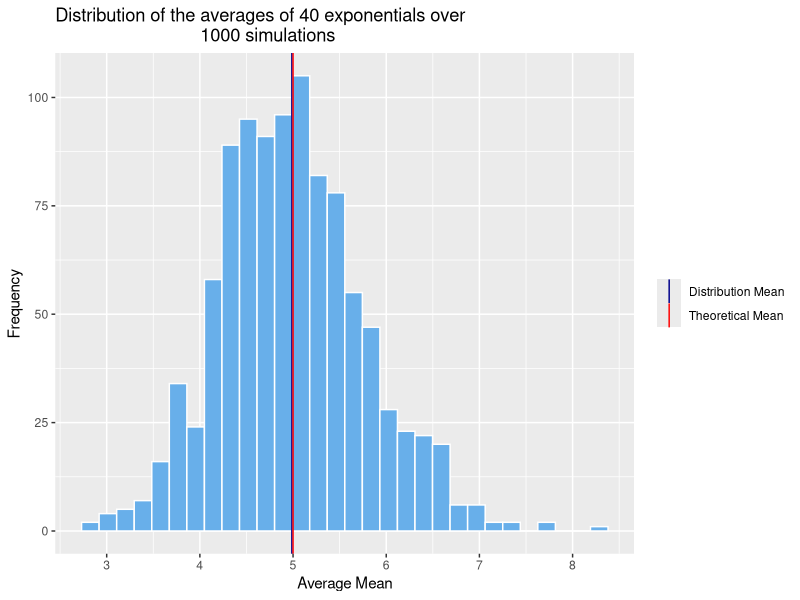
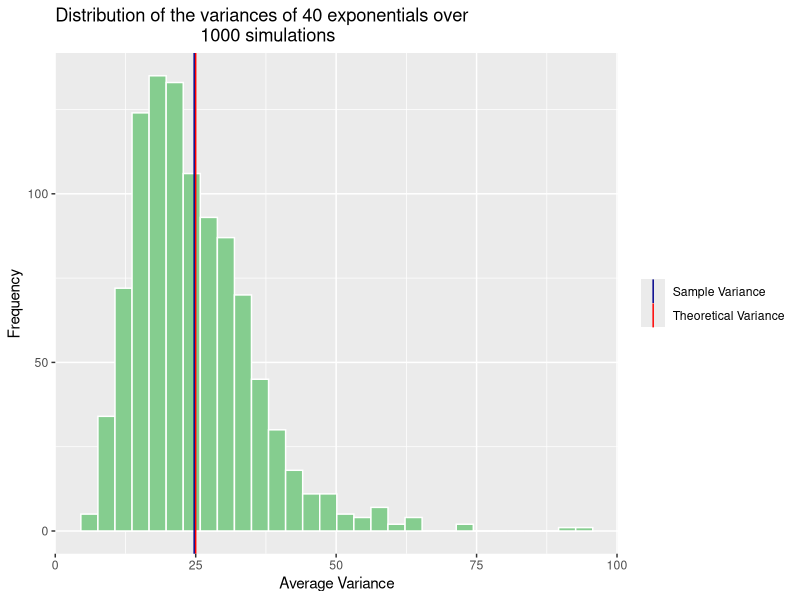
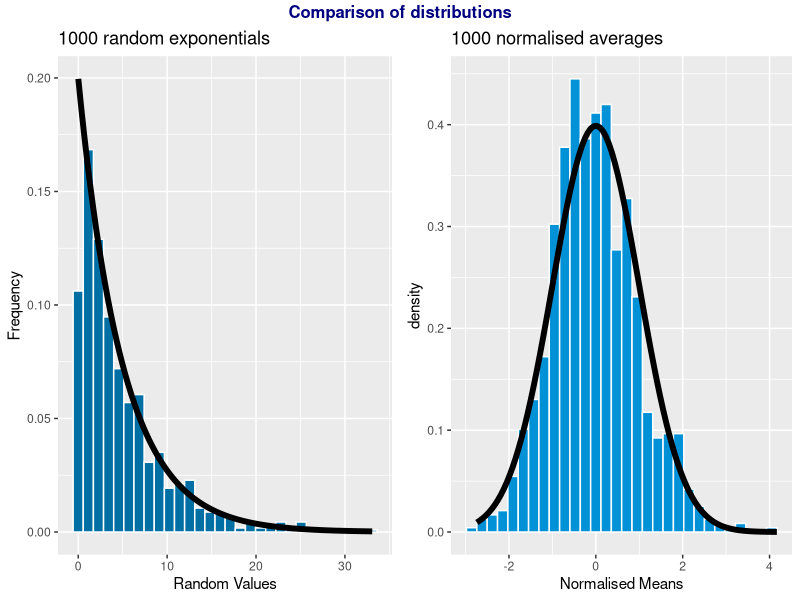

The R source for these figures, in order:
## ---- chunk 1
knitr::opts_chunk$set(echo = FALSE)
## ---- chunk 2
        library(ggplot2)
        library(ggpubr)
## ---- chunk 3
        ## Set up variables to be used in the report
        lambda <- 0.2
        numexp <- 40
        meanexp <- 1/lambda
        varexp <- (1/lambda)^2
## ---- chunk 4
        ## Simulate 40 exponentials one thousand times and find the 
        ## average means and variances.
                set.seed(11)
                means <- NULL
                for (i in 1:1000) means = c(means, mean(rexp(40, 0.2)))
                
                set.seed(12)
                vars <- NULL
                for (i in 1:1000) vars = c(vars, var(rexp(40, 0.2)))
## ---- chunk 5
        ## Calculate the distribution and theoretical means and store in a dataframe
                distMean <- mean(means)
                theoMean <- 1/lambda
                central_means <- data.frame(statistic = c("Distribution Mean", 
                                                          "Theoretical Mean"),
                             value = c(distMean, theoMean))
                
        ## Plot the average means on a histogram and compare to the theoretical mean
                ggplot(data.frame(means), aes(x=means)) + 
                        geom_histogram(col = "white", fill = "#68AFEA") +
                        scale_x_continuous(breaks=seq(0, 10, 1)) +
                        geom_vline(data = central_means, aes(xintercept = value, 
                                                             color = statistic)) +
                        scale_color_manual(values = c("dark blue", "red"), name = NULL) +
                        labs(title="Distribution of the averages of 40 exponentials over 
                             1000 simulations", x = "Average Mean", y = "Frequency")
## ---- chunk 6
        ## Calculate the distribution and theoretical variances and store in a dataframe
                distVar <- mean(vars)
                theoVar <- (1/lambda)^2
                central_mean_var <- data.frame(statistic = c("Sample Variance", 
                            "Theoretical Variance"), value = c(distVar, theoVar))
                
        ## Plot the average variances and compare to the theoretical variance
                ggplot(data.frame(vars), aes(x=vars)) + 
                        geom_histogram(col = "white", fill = "#85CD8F") +
                        geom_vline(data = central_mean_var, aes(xintercept = value, 
                                                                color = statistic)) +
                        scale_color_manual(values = c("dark blue", "red"), name = NULL) +
                        labs(title="Distribution of the variances of 40 exponentials over 
                             1000 simulations", x = "Average Variance", y = "Frequency")
## ---- chunk 7
        se <- sqrt(varexp/numexp)  #standard error        
        norm <- (means-meanexp)/se #normalised averages
## ---- chunk 8
        
        # Plot the distribution of 1000 random exponentials
                set.seed(13)
                distr1000 <- data.frame(outcome = rexp(1000, lambda))
                distr1000_plot <- ggplot(distr1000, aes(x=outcome)) +
                        geom_histogram(aes(y=..density..), col = "white", 
                                       fill = "#006FA4") +
                        stat_function(fun = dexp, args = list(rate=lambda), size = 2) +
                        labs(title = "1000 random exponentials", x = "Random Values", 
                             y = "Frequency")

        # Plot the distribution of the 1000 normalised averages
                distr1000_40_plot <- ggplot(data.frame(norm), aes(x=norm)) +
                        geom_histogram(aes(y=..density..), col = "white", 
                                       fill = "#0091D7") +
                        stat_function(fun = dnorm, size = 2) + 
                        labs(title = "1000 normalised averages", x = "Normalised Means")
        
        # Display in one panel
                distr_panel <- ggarrange(distr1000_plot, distr1000_40_plot, align = "h")
                annotate_figure(distr_panel,
                        top = text_grob("Comparison of distributions", 
                                        color = "navy blue", face = "bold", size = 12))
